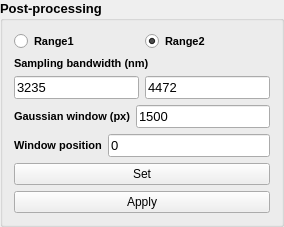
       <widget class="QGroupBox" name="Process_params">
        <property name="sizePolicy">
         <sizepolicy hsizetype="Expanding" vsizetype="Expanding">
          <horstretch>0</horstretch>
          <verstretch>0</verstretch>
         </sizepolicy>
        </property>
        <property name="minimumSize">
         <size>
          <width>200</width>
          <height>0</height>
         </size>
        </property>
        <property name="maximumSize">
         <size>
          <width>350</width>
          <height>16777215</height>
         </size>
        </property>
        <property name="font">
         <font>
          <pointsize>10</pointsize>
          <weight>75</weight>
          <bold>true</bold>
         </font>
        </property>
        <property name="title">
         <string>Post-processing</string>
        </property>
        <property name="flat">
         <bool>false</bool>
        </property>
        <property name="checkable">
         <bool>false</bool>
        </property>
        <layout class="QVBoxLayout" name="verticalLayout_9">
         <item>
          <layout class="QVBoxLayout" name="verticalLayout_6">
           <item>
            <layout class="QHBoxLayout" name="horizontalLayout_16">
             <item>
              <widget class="QRadioButton" name="NIR_radio">
               <property name="font">
                <font>
                 <pointsize>8</pointsize>
                 <weight>75</weight>
                 <bold>true</bold>
                </font>
               </property>
               <property name="styleSheet">
                <string notr="true"/>
               </property>
               <property name="text">
                <string>Range1</string>
               </property>
               <property name="checked">
                <bool>false</bool>
               </property>
              </widget>
             </item>
             <item>
              <widget class="QRadioButton" name="MIR_radio">
               <property name="font">
                <font>
                 <pointsize>8</pointsize>
                 <weight>75</weight>
                 <bold>true</bold>
                </font>
               </property>
               <property name="styleSheet">
                <string notr="true"/>
               </property>
               <property name="text">
                <string>Range2</string>
               </property>
               <property name="checked">
                <bool>true</bool>
               </property>
              </widget>
             </item>
            </layout>
           </item>
           <item>
            <widget class="QLabel" name="label_7">
             <property name="font">
              <font>
               <pointsize>8</pointsize>
               <weight>75</weight>
               <bold>true</bold>
              </font>
             </property>
             <property name="styleSheet">
              <string notr="true"/>
             </property>
             <property name="text">
              <string>Sampling bandwidth (nm)</string>
             </property>
            </widget>
           </item>
           <item>
            <layout class="QHBoxLayout" name="horizontalLayout_6">
             <item>
              <widget class="QLineEdit" name="inwl">
               <property name="font">
                <font>
                 <weight>50</weight>
                 <bold>false</bold>
                </font>
               </property>
               <property name="styleSheet">
                <string notr="true"/>
               </property>
               <property name="text">
                <string>3235</string>
               </property>
              </widget>
             </item>
             <item>
              <widget class="QLineEdit" name="inwh">
               <property name="font">
                <font>
                 <weight>50</weight>
                 <bold>false</bold>
                </font>
               </property>
               <property name="styleSheet">
                <string notr="true"/>
               </property>
               <property name="text">
                <string>4472</string>
               </property>
              </widget>
             </item>
            </layout>
           </item>
           <item>
            <layout class="QHBoxLayout" name="horizontalLayout_7">
             <item>
              <widget class="QLabel" name="label_6">
               <property name="font">
                <font>
                 <pointsize>8</pointsize>
                 <weight>75</weight>
                 <bold>true</bold>
                </font>
               </property>
               <property name="styleSheet">
                <string notr="true"/>
               </property>
               <property name="text">
                <string>Gaussian window (px)</string>
               </property>
              </widget>
             </item>
             <item>
              <widget class="QLineEdit" name="ingw">
               <property name="font">
                <font>
                 <weight>50</weight>
                 <bold>false</bold>
                </font>
               </property>
               <property name="styleSheet">
                <string notr="true"/>
               </property>
               <property name="text">
                <string>1500</string>
               </property>
              </widget>
             </item>
            </layout>
           </item>
           <item>
            <layout class="QHBoxLayout" name="horizontalLayout_15">
             <item>
              <widget class="QLabel" name="label_10">
               <property name="font">
                <font>
                 <pointsize>8</pointsize>
                 <weight>75</weight>
                 <bold>true</bold>
                </font>
               </property>
               <property name="styleSheet">
                <string notr="true"/>
               </property>
               <property name="text">
                <string>Window position</string>
               </property>
              </widget>
             </item>
             <item>
              <widget class="QLineEdit" name="ina">
               <property name="font">
                <font>
                 <weight>50</weight>
                 <bold>false</bold>
                </font>
               </property>
               <property name="styleSheet">
                <string notr="true"/>
               </property>
               <property name="text">
                <string>0</string>
               </property>
              </widget>
             </item>
            </layout>
           </item>
           <item>
            <widget class="QPushButton" name="APPLY_procparams">
             <property name="sizePolicy">
              <sizepolicy hsizetype="Expanding" vsizetype="Fixed">
               <horstretch>0</horstretch>
               <verstretch>0</verstretch>
              </sizepolicy>
             </property>
             <property name="font">
              <font>
               <pointsize>9</pointsize>
               <weight>50</weight>
               <bold>false</bold>
              </font>
             </property>
             <property name="cursor">
              <cursorShape>PointingHandCursor</cursorShape>
             </property>
             <property name="styleSheet">
              <string notr="true"/>
             </property>
             <property name="text">
              <string>Set</string>
             </property>
            </widget>
           </item>
           <item>
            <widget class="QPushButton" name="ApplyPPC">
             <property name="sizePolicy">
              <sizepolicy hsizetype="Expanding" vsizetype="Fixed">
               <horstretch>0</horstretch>
               <verstretch>0</verstretch>
              </sizepolicy>
             </property>
             <property name="font">
              <font>
               <pointsize>9</pointsize>
               <weight>50</weight>
               <bold>false</bold>
              </font>
             </property>
             <property name="text">
              <string>Apply</string>
             </property>
            </widget>
           </item>
          </layout>
         </item>
        </layout>
       </widget>
